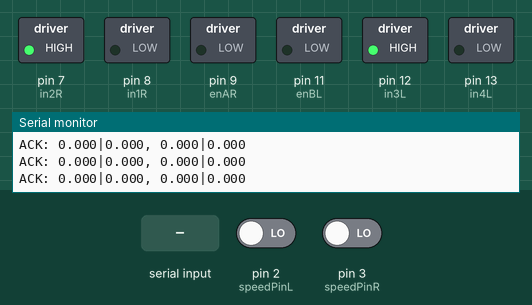
Simulated run of this program. Board: Arduino Uno, built with avr-gcc and run on an emulated ATmega328P. Parts: switched loads named in the program (green lamp = pin HIGH), the last lines printed to the serial monitor. The inputs (shaded band) are chosen by the test bench; at power-on: pin 2 (speedPinL) LOW, pin 3 (speedPinR) LOW.

Above: at 1.2 s.
1.3 s: "1,90\n" received over Serial
At 1.5 s:
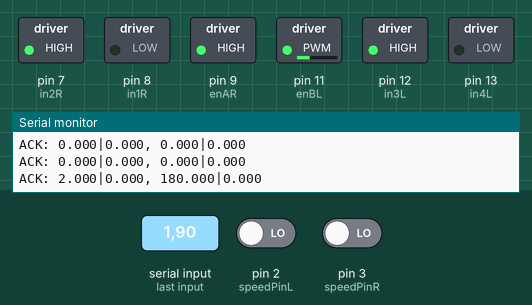
At 3.5 s:
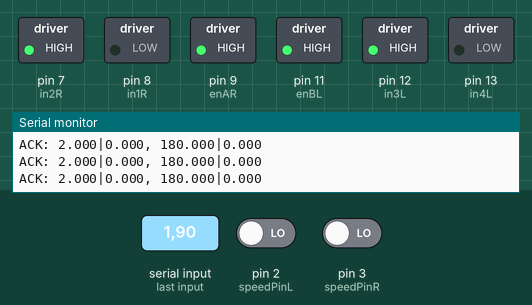
Timing chart, 0 to 5.0 s (numbered marks = the images above; inputs shaded):
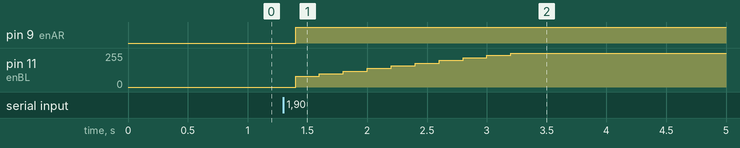

Measured:
- after the input at 1.3 s, pin 9 (enAR): LOW → HIGH after 0.10 s; pin 11 (enBL): moves from 0/255 to 255/255 over 1.8 s, starting after 0.10 s

The program:

main.cpp
```cpp
#include <Arduino.h>

// Max speed for this car is roughly 0.5m/s on carpet

void plotSpeeds();
void plantEstimation();
void printPlantData();
void turnOff(int whichMotor = 2);
void forwardL();
void reverseL();
void forwardR();
void reverseR();
void addCountL();
void addCountR();
void printSpeeds();
void runComms();
void adjustDirection();
void applyPWMs(bool constrain_pwm = true);

// Reference to where motor is, look from back to front of car
// Right motor
const uint8_t enAR = 9;
const uint8_t in1R = 8;
const uint8_t in2R = 7;
const uint8_t speedPinR = 3;
volatile uint16_t countR = 0;
volatile float speedR = 0;

// Left motor
const uint8_t enBL = 11;
const uint8_t in3L = 12;
const uint8_t in4L = 13;
const uint8_t speedPinL = 2;
volatile uint16_t countL = 0;
volatile float speedL = 0;

// Timing variables
unsigned long currentTime = 0;
unsigned long prevTime = 0;
float timePassed = 0;

// Constants for measuring speed
#define GAPS 60.0  // Rising and falling edge detection
#define MEAS_TIME_INC 200.0
#define MIN_PWM 80 // This allows for a nicer response
#define MAX_PWM 255 // Max allowed pwm

// Plant estimation
bool estimate = false;
unsigned long start_time = 0;
unsigned long step_start_time = 0;
unsigned long step_duration = 10000; // 10 seconds in milliseconds
bool step_applied = false;
float step_input_pwm = 400;

// pwm inputs
int pwmL = 0;
int pwmR = 0;

// PID controller
float desiredSpeedL = 0; // m/s
float desiredSpeedR = 0; // m/s

// PID terms
const float KpL = 10, KiL = 0, KdL = 0; // 200ms ts
const float KpR = 10, KiR = 0, KdR = 0;

//const float KpL = 10, KiL = 0, KdL = 0; // 100ms ts
//const float KpR = 10, KiR = 0, KdR = 0;

float errorL = 0, errorR = 0;
float derivL = 0, derivR = 0;
float integralL = 0, integralR = 0;
float prevErrorL = 0, prevErrorR = 0;

// Comms
bool echoSpeeds = true ;

// Straight pwm input for testing
bool straight = false ;

void setup(){
    Serial.begin(9600); // must match Jetson's baud rate
    while (!Serial);    // wait for serial to be ready (needed for some boards)
    //Serial.println("Time,PWM_Left,PWM_Right,LeftSpeed,RightSpeed,StepApplied");

    // Initialize timing
    start_time = millis();
    step_start_time = millis();

    // Set up motor outputs
    pinMode(enAR, OUTPUT);
    pinMode(enBL, OUTPUT);
    pinMode(in1R, OUTPUT);
    pinMode(in2R, OUTPUT);
    pinMode(in3L, OUTPUT);
    pinMode(in4L, OUTPUT);

    // Set up speed sensor inputs
    pinMode(speedPinL, INPUT);
    pinMode(speedPinR, INPUT);

    // Turn off motors - Initial state
    turnOff();

    // Attach interrupts
    attachInterrupt(digitalPinToInterrupt(speedPinR), addCountR, CHANGE);
    attachInterrupt(digitalPinToInterrupt(speedPinL), addCountL, CHANGE);

    // Apply forward moving wheels
    forwardL();
    forwardR();

    // Apply a starting pwm
    applyPWMs();
}

void loop(){
    runComms();
    adjustDirection();
    if (!straight){ // If not taking a straight pwm input
      currentTime = millis();

      timePassed = currentTime - prevTime;

      if (timePassed >= MEAS_TIME_INC){
          timePassed /= 1000.0;
          prevTime = currentTime ;
          speedL = countL / (GAPS * timePassed);
          speedR = countR / (GAPS * timePassed);
          countL = 0;
          countR = 0;

          // Plant estimation or PID control
          if (estimate){
              plantEstimation();
          }else{
              // PID Control mode
              // Left wheel PID
              errorL = desiredSpeedL - speedL;

              integralL += errorL * (timePassed);
              derivL = (errorL - prevErrorL) / (timePassed);
              pwmL += KpL * errorL + KiL * integralL + KdL * derivL;
              prevErrorL = errorL;

              // Right wheel PID
              errorR = desiredSpeedR - speedR;

              integralR += errorR * (timePassed);
              derivR = (errorR - prevErrorR) / (timePassed);
              pwmR += KpR * errorR + KiR * integralR + KdR * derivR;
              prevErrorR = errorR;

              // Apply PWM
              applyPWMs();

              if (echoSpeeds){
                  Serial.print("ACK: ");
                  Serial.print(desiredSpeedL, 3);
                  Serial.print("|");
                  Serial.print(speedL, 3);
                  Serial.print(", ");
                  Serial.print(desiredSpeedR, 3);
                  Serial.print("|");
                  Serial.println(speedR, 3);
              }else{
                printSpeeds();
              }

          }

      }
    }else{ // apply straight pwm input without constraining pwm
      applyPWMs(false);
    }

}

// Change motor direction according to desired speed
void adjustDirection(){ // This still needs work! Sim never reverses so it is fine...
    if (desiredSpeedL < 0){reverseL();} else {forwardL();};
    if (desiredSpeedR < 0){reverseR();} else {forwardR();};
}

// Turn off motor
void turnOff(int whichMotor) {
  if (whichMotor == 2 || whichMotor == 0) { // Left or Both
    analogWrite(enAR, 0);
    digitalWrite(in1R, LOW);
    digitalWrite(in2R, LOW);
  }
  if (whichMotor == 2 || whichMotor == 1) { // Right or Both
    analogWrite(enBL, 0);
    digitalWrite(in3L, LOW);
    digitalWrite(in4L, LOW);
  }
}

// Run communication protocol
void runComms(){
    if (Serial.available() > 0) {
    String msg = Serial.readStringUntil('\n');
    msg.trim(); // Remove any whitespace/newline characters

    // Find the comma delimiter
    int commaIndex = msg.indexOf(',');

    if (commaIndex > 0) {
      // Split the message into two parts
      String leftSpeedStr = msg.substring(0, commaIndex);
      String rightSpeedStr = msg.substring(commaIndex + 1);

      // Convert to float and assign to desired speeds
      desiredSpeedL = leftSpeedStr.toFloat()*2;
      desiredSpeedR = rightSpeedStr.toFloat()*2;
    }
  }
}

// Print the speeds (This is for the local terminal only!)
void printSpeeds(){
    Serial.print(currentTime);
    Serial.print(",");
    Serial.print(speedL);
    Serial.print(",");
    Serial.println(speedR);
}

// Estimating the plant (Didn't really use this)
void plantEstimation(){
  float elapsed_time = (currentTime - start_time) / 1000.0;

  // Apply step input after 2 seconds to allow system to settle
  if (elapsed_time >= 2.0 && !step_applied && elapsed_time < (2.0 + step_duration/1000.0)) {
    step_applied = true;
    pwmL = step_input_pwm;
    pwmR = step_input_pwm;
  }
  // Remove step input after step duration
  else if (elapsed_time >= (2.0 + step_duration/1000.0) && step_applied) {
    pwmL = 0;
    pwmR = 0;
    step_applied = false;
  }

  // Apply PWM to motors
  analogWrite(enAR, pwmR); // Right motor
  analogWrite(enBL, pwmL); // Left motor

  // Print data for MATLAB analysis
  printPlantData();
}

// Print plant estimation data in MATLAB-friendly format
void printPlantData(){
  float elapsed_time = (currentTime - start_time) / 1000.0;

  Serial.print(elapsed_time, 3); // Time
  Serial.print(",");
  Serial.print(pwmL); // PWM Left (input)
  Serial.print(",");
  Serial.print(pwmR); // PWM Right (input)
  Serial.print(",");
  Serial.print(speedL, 3); // Left speed (output)
  Serial.print(",");
  Serial.print(speedR, 3); // Right speed (output)
  Serial.print(",");
  Serial.println(step_applied ? 1 : 0); // Step applied flag
}

void applyPWMs(bool constrain_pwm){
  if (constrain_pwm){
    if (desiredSpeedL != 0){pwmL = constrain(pwmL, MIN_PWM, MAX_PWM);}else{pwmL = 0;}
    if (desiredSpeedR != 0){pwmR = constrain(pwmR, MIN_PWM, MAX_PWM);}else{pwmR = 0;}
  }
  analogWrite(enAR, pwmR); // Right motor
  analogWrite(enBL, pwmL); // Left motor
}

// Increment speed counts
void addCountR() { countR++; }
void addCountL() { countL++; }

// Motor direction functions
void forwardL() { digitalWrite(in1R, LOW); digitalWrite(in2R, HIGH); }
void reverseL() { digitalWrite(in1R, HIGH);  digitalWrite(in2R, LOW); }
void forwardR() { digitalWrite(in4L, LOW); digitalWrite(in3L, HIGH); }
void reverseR() { digitalWrite(in4L, HIGH);  digitalWrite(in3L, LOW); }
```
